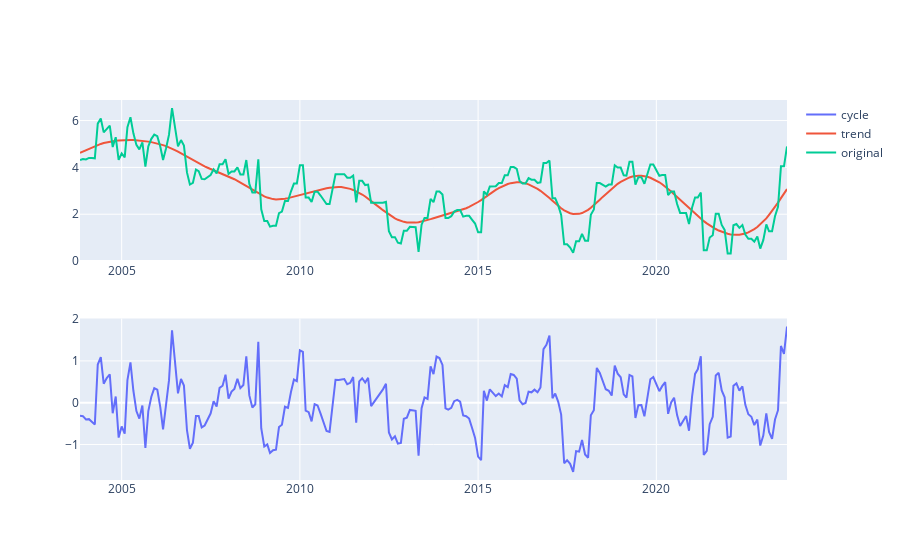

The code cell stored with this chart in its notebook:
### Code cell
myvar = "MEX"
years = 20
short_df = df_real[myvar].iloc[-12*years:].iloc[:-1]
myseries = short_df.fillna(method="bfill")
#A value of 1600 is suggested for quarterly data.Ravn and Uhlig suggest using a value of 6.25 (1600/4**4) 
#for annual data and 129600 (1600*3**4) for monthly data...using 1600 for some reason and working like i like it
x, y = sm.tsa.filters.hpfilter(myseries,lamb=1600)

fig = px.line()
fig = make_subplots(rows=2, cols=1)
fig.add_scatter(x=x.index, y=x, mode='lines', name='cycle',row=2,col=1)
fig.add_scatter(x=y.index, y=y, mode='lines', name='trend',row=1,col=1)
fig.add_scatter(x=myseries.index,y=myseries,name='original',row=1,col=1)

### Figure 1 — Plotly figure (JSON) as saved in the notebook; plotly's stock layout.template omitted (floating-point values rounded to 4 significant figures; data arrays with more than 128 entries replaced by an {"elided": "..."} marker saying what was removed)
{"data": [{"mode": "lines", "name": "cycle", "type": "scatter", "x": {"elided": "239 str values"}, "xaxis": "x2", "y": {"elided": "239 float values"}, "yaxis": "y2"}, {"mode": "lines", "name": "trend", "type": "scatter", "x": {"elided": "239 str values"}, "xaxis": "x", "y": {"elided": "239 float values"}, "yaxis": "y"}, {"name": "original", "type": "scatter", "x": {"elided": "239 str values"}, "xaxis": "x", "y": {"elided": "239 float values"}, "yaxis": "y"}], "layout": {"xaxis": {"anchor": "y", "domain": [0, 1]}, "xaxis2": {"anchor": "y2", "domain": [0, 1]}, "yaxis": {"anchor": "x", "domain": [0.575, 1]}, "yaxis2": {"anchor": "x2", "domain": [0, 0.425]}}}
